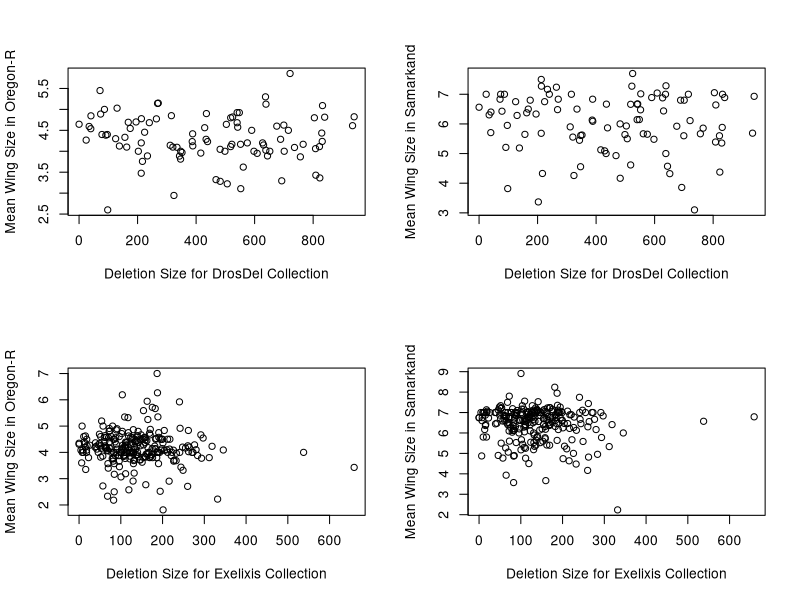

R code for this plot:
### Effects of deletion size on phenotypic severity i.e. semiquantitative scores for 349/ 723 mutations ###

### Reading the data ####
drosdel.mean.data <- read.csv ("./Drosdel_semiqt_means.csv")

exelixis.mean.data <- read.csv ("./Exelixis_semiqt_means.csv")

### Performing Pearson's Correlation Test between Size of the mutation and severity of effect size on the wing per background per deletion collection ####

with (drosdel.mean.data, cor.test (ORE, deletion_Size)) ### -0.067 CI: -0.26,0.13
with (exelixis.mean.data, cor.test (ORE, deletion_size)) ### -0.061 CI: -0.18,0.06

with (exelixis.mean.data, cor.test (SAM, deletion_size)) ### -0.092 CI: -0.21,0.031
with (drosdel.mean.data, cor.test (SAM, deletion_Size)) ### -0.084 CI: -0.27,0.11

### Plotting effect size on the wing as a function of deletion per background per deletion collection ####
 
par(mfrow=c(2,2))
plot(ORE~deletion_Size,xlab= "Deletion Size for DrosDel Collection",ylab= "Mean Wing Size in Oregon-R", data=drosdel.mean.data)

plot(SAM~deletion_Size,xlab= "Deletion Size for DrosDel Collection",ylab= "Mean Wing Size in Samarkand", data=drosdel.mean.data)

plot(ORE~deletion_size, xlab= "Deletion Size for Exelixis Collection",ylab= "Mean Wing Size in Oregon-R", data=exelixis.mean.data)

plot(SAM~deletion_size,xlab= "Deletion Size for Exelixis Collection",ylab= "Mean Wing Size in Samarkand", data=exelixis.mean.data)

